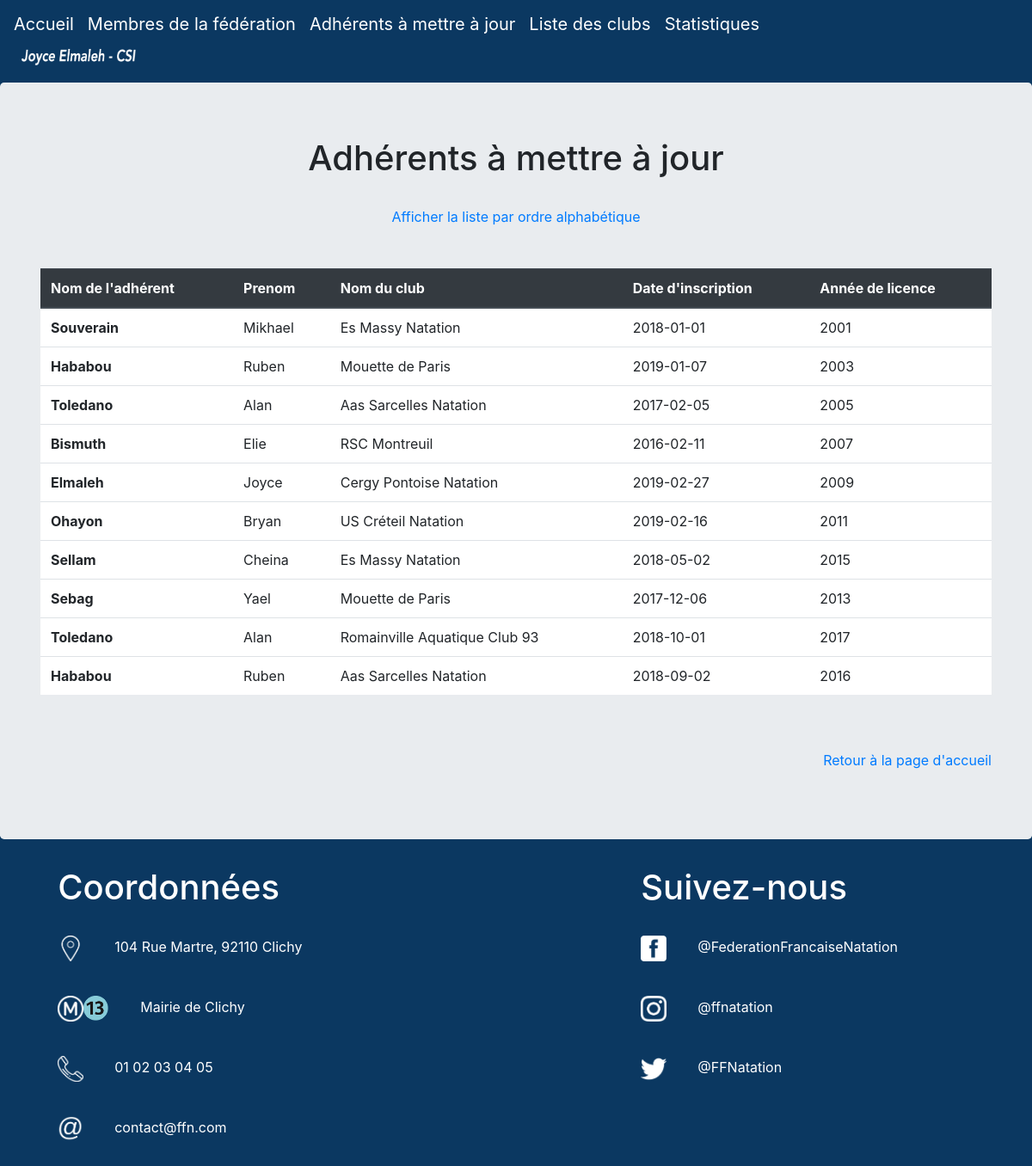
The app's page /majAdherent.php with its own data.
### tables this page shows
CREATE TABLE `adherents_est_inscrit` (
  `idInscrit` int(11) NOT NULL,
  `idAdherents` int(11) NOT NULL,
  `idClubs` int(11) NOT NULL,
  `dateInscription` date NOT NULL,
  `anneeDeLicence` varchar(4) NOT NULL
);

CREATE TABLE `adherents` (
  `idAdherents` int(11) NOT NULL,
  `NomAdherent` varchar(45) NOT NULL,
  `Prenom` varchar(45) NOT NULL,
  `dateDeNaissance` date NOT NULL,
  `Genre` enum('F','M') NOT NULL
);

CREATE TABLE `clubs` (
  `idClubs` int(11) NOT NULL,
  `NomClub` varchar(45) NOT NULL,
  `codePostal` varchar(45) NOT NULL,
  `Ville` varchar(45) NOT NULL
);

### majAdherent.php (called while the page is built, shortened)
<?php
$repModele = './Modele/';
$repVues = './Views/';
require($repModele . "Database.php");
$adherentNAJ = listerMaj();
include($repVues."v_entete.php") ;
include($repVues."v_barre_menu.php") ;
include($repVues."v_listerAdherentsNonAJ.php") ;
include($repVues."v_pied.php") ;
?>

### Modele/Database.php (called while the page is built, shortened)
<?php
function connecterServeurBD()
{
    $dsn = 'mysql:dbname=sport;host=localhost';
    $user = 'root';
    $password = 'root';
    try {
        $dbh = new PDO($dsn, $user, $password, [PDO::MYSQL_ATTR_INIT_COMMAND => 'SET NAMES \'UTF8\'']);
    } catch (PDOException $e) {
        echo 'Connexion échouée : ' . $e->getMessage();
    }
    return $dbh;
}
function listerMaj(){
    $connexion = connecterServeurBD();
    if (TRUE)
    {
        $requete="SELECT NomAdherent, Prenom, NomClub, dateInscription, anneeDeLicence
                  FROM adherents A, clubs C, adherents_est_inscrit I
                  WHERE A.idAdherents=I.idAdherents
                  AND C.idClubs=I.idClubs
                  AND YEAR(dateInscription)<YEAR(CURRENT_DATE)";
        $jeuResultat=$connexion->query($requete);
        $i = 0;
        $ligne = $jeuResultat->fetch();
        while($ligne)
        {
            $adherentNAJ[$i]['nomA']=$ligne['NomAdherent'];
            $adherentNAJ[$i]['prenom']=$ligne['Prenom'];
            $adherentNAJ[$i]['nomC']=$ligne['NomClub'];
            $adherentNAJ[$i]['dateI']=$ligne['dateInscription'];
            $adherentNAJ[$i]['anneeL']=$ligne['anneeDeLicence'];
            $ligne=$jeuResultat->fetch();
            $i = $i + 1;
        }
    }
    return $adherentNAJ;
}
?>

### Views/v_listerAdherentsNonAJ.php (the view)
<html lang="FR">
  <head>
  </head>
  <body>
    <div class="jumbotron masthead">
    <h1 style="text-align: center">Adhérents à mettre à jour</h1>
        <br/>
        <p style="text-align: center"><a href="majAdherentAlpha.php">Afficher la liste par ordre alphabétique</a></p>
        <div class="container mt-5">
            <table class="table">
                <thead class="thead-dark">
                <tr>
                    <th>Nom de l'adhérent</th>
                    <th>Prenom</th>
                    <th>Nom du club</th>
                    <th>Date d'inscription</th>
                    <th>Année de licence</th>
                </tr>
                </thead>
                <tbody>
                <?php
                $i = 0;
                while($i < count($adherentNAJ))
                {
                    ?>
                    <tr>
                        <th scope="row" style="background-color: #FFFFFF"><?php echo $adherentNAJ[$i]['nomA']?></th>
                        <td style="background-color: #FFFFFF"><?php echo $adherentNAJ[$i]['prenom'] ?></td>
                        <td style="background-color: #FFFFFF"><?php echo $adherentNAJ[$i]['nomC'] ?></td>
                        <td style="background-color: #FFFFFF"><?php echo $adherentNAJ[$i]['dateI'] ?></td>
                        <td style="background-color: #FFFFFF"><?php echo $adherentNAJ[$i]['anneeL'] ?></td>
                    </tr>
                    <?php
                    $i = $i + 1;
                }
                ?>
                </tbody>
            </table>
            <br />
            <br />
            <p style="text-align: right"><a href="Index.php">Retour à la page d'accueil</a></p>
        </div>
    </div>
  </body>
</html>

### Views/v_entete.php (shortened to what this page needs)
<html lang="FR">
  <head>
      <link rel="stylesheet" href="https://stackpath.bootstrapcdn.com/bootstrap/4.2.1/css/bootstrap.min.css">
      <link href="//netdna.bootstrapcdn.com/font-awesome/3.2.1/css/font-awesome.css" rel="stylesheet">
  </head>
  <body data-spy="scroll" data-target=".bs-docs-sidebar"></body>
</html>

### Views/v_barre_menu.php (shortened to what this page needs)
<html lang="FR">
  <head>
  </head>
  <body>
    <nav class="navbar navbar-light" style="background-color: #0B3861">
        <ul class="nav" style="color: #FFFFFF">
            <li class="nav-item">
                <a class="navbar-brand" href="Index.php" style="color: #FFFFFF">Accueil</a>
            </li>
            <li class="nav-item">
                <a class="navbar-brand" href="listerAdherentsFede.php" style="color: #FFFFFF">Membres de la fédération</a>
            </li>
            <li class="nav-item">
                <a class="navbar-brand" href="majAdherent.php" style="color: #FFFFFF">Adhérents à mettre à jour</a>
            </li>
            <li class="dropdown">
                    <a data-toggle="dropdown" class="navbar-brand" href="#" style="color: #FFFFFF">Liste des clubs<b class="caret"></b></a>
                </li>
            <li class="nav-item">
                <li class="dropdown">
                    <a data-toggle="dropdown" class="navbar-brand" href="#" style="color: #FFFFFF">Statistiques<b class="caret"></b></a>
                </li>
            </li>
            <li><img src=".\Images\NomPrenomClasse.png" height="40px" width="150px"></li>
        </ul>
    </nav>
  </body>
</html>

### Views/v_pied.php (shortened to what this page needs)
<html lang="FR">
  <head>
  </head>
  <body style="background-color: #0B3861">
    <footer class="footer">
      <div class="container">
         <div class="gauche">
           <h1 style="color: #FFFFFF">Coordonnées</h1><br>
            <p style="color: #FFFFFF"><img src=".\Images\lieu-b.png" width="30" height="30">&nbsp;&nbsp;&nbsp;&nbsp;&nbsp;&nbsp;&nbsp;&nbsp;104 Rue Martre, 92110 Clichy</p> <br/>
            <p style="color: #FFFFFF"><img src=".\Images\metro-b.png" width="30" height="30"><img src=".\Images\ligne13.png" width="30" height="30">&nbsp;&nbsp;&nbsp;&nbsp;&nbsp;&nbsp;&nbsp;&nbsp;Mairie de Clichy</p> <br/>
            <p><img src=".\Images\tel-b.png" width="30" height="30">&nbsp;&nbsp;&nbsp;&nbsp;&nbsp;&nbsp;&nbsp;&nbsp;<a href="tel:0102030404" style="color: #FFFFFF">01 02 03 04 05</a></p> <br/>
            <p><img src=".\Images\arobase-b.png" width="30" height="30">&nbsp;&nbsp;&nbsp;&nbsp;&nbsp;&nbsp;&nbsp;&nbsp;<a href="mailto:contact@ffn.com" style="color: #FFFFFF">contact@ffn.com</a></p> <br/>
        </div>
        <div class="droite">
          <h1 style="color: #FFFFFF">Suivez-nous</h1><br>
            <p><img src=".\Images\facebook-b.png" width="30" height="30">&nbsp;&nbsp;&nbsp;&nbsp;&nbsp;&nbsp;&nbsp;&nbsp;<a href="https://fr-fr.facebook.com/FederationFrancaiseNatation" target="_blank" style="color: #FFFFFF">@FederationFrancaiseNatation</a></p> <br/>
            <p><img src=".\Images\instagram-b.png" width="30" height="30">&nbsp;&nbsp;&nbsp;&nbsp;&nbsp;&nbsp;&nbsp;&nbsp;<a href="https://www.instagram.com/ffnatation/ " target="_blank" style="color: #FFFFFF">@ffnatation</a></p> <br/>
            <p><img src=".\Images\twitter-b.png" width="30" height="30">&nbsp;&nbsp;&nbsp;&nbsp;&nbsp;&nbsp;&nbsp;&nbsp;<a href="https://twitter.com/FFNatation" target="_blank" style="color: #FFFFFF">@FFNatation</a></p> <br/>
        </div>
     </div>
    </footer>
  </body>
</html>

### Views/v_pied.php (style rules this page uses)
.gauche { float:left; margin-left:2% }
.droite { float:right; margin-right:10% }

### records on screen
adherents_est_inscrit: idAdherents.NomAdherent "Souverain", idAdherents.Prenom "Mikhael", idClubs.NomClub "Es Massy Natation", dateInscription "2018-01-01", anneeDeLicence "2001"
adherents_est_inscrit: idAdherents.NomAdherent "Hababou", idAdherents.Prenom "Ruben", idClubs.NomClub "Mouette de Paris", dateInscription "2019-01-07", anneeDeLicence "2003"
adherents_est_inscrit: idAdherents.NomAdherent "Toledano", idAdherents.Prenom "Alan", idClubs.NomClub "Aas Sarcelles Natation", dateInscription "2017-02-05", anneeDeLicence "2005"
adherents_est_inscrit: idAdherents.NomAdherent "Bismuth", idAdherents.Prenom "Elie", idClubs.NomClub "RSC Montreuil", dateInscription "2016-02-11", anneeDeLicence "2007"
adherents_est_inscrit: idAdherents.NomAdherent "Elmaleh", idAdherents.Prenom "Joyce", idClubs.NomClub "Cergy Pontoise Natation", dateInscription "2019-02-27", anneeDeLicence "2009"
adherents_est_inscrit: idAdherents.NomAdherent "Ohayon", idAdherents.Prenom "Bryan", idClubs.NomClub "US Créteil Natation", dateInscription "2019-02-16", anneeDeLicence "2011"
adherents_est_inscrit: idAdherents.NomAdherent "Sellam", idAdherents.Prenom "Cheina", idClubs.NomClub "Es Massy Natation", dateInscription "2018-05-02", anneeDeLicence "2015"
adherents_est_inscrit: idAdherents.NomAdherent "Sebag", idAdherents.Prenom "Yael", idClubs.NomClub "Mouette de Paris", dateInscription "2017-12-06", anneeDeLicence "2013"
adherents_est_inscrit: idAdherents.NomAdherent "Toledano", idAdherents.Prenom "Alan", idClubs.NomClub "Romainville Aquatique Club 93", dateInscription "2018-10-01", anneeDeLicence "2017"
adherents_est_inscrit: idAdherents.NomAdherent "Hababou", idAdherents.Prenom "Ruben", idClubs.NomClub "Aas Sarcelles Natation", dateInscription "2018-09-02", anneeDeLicence "2016"
